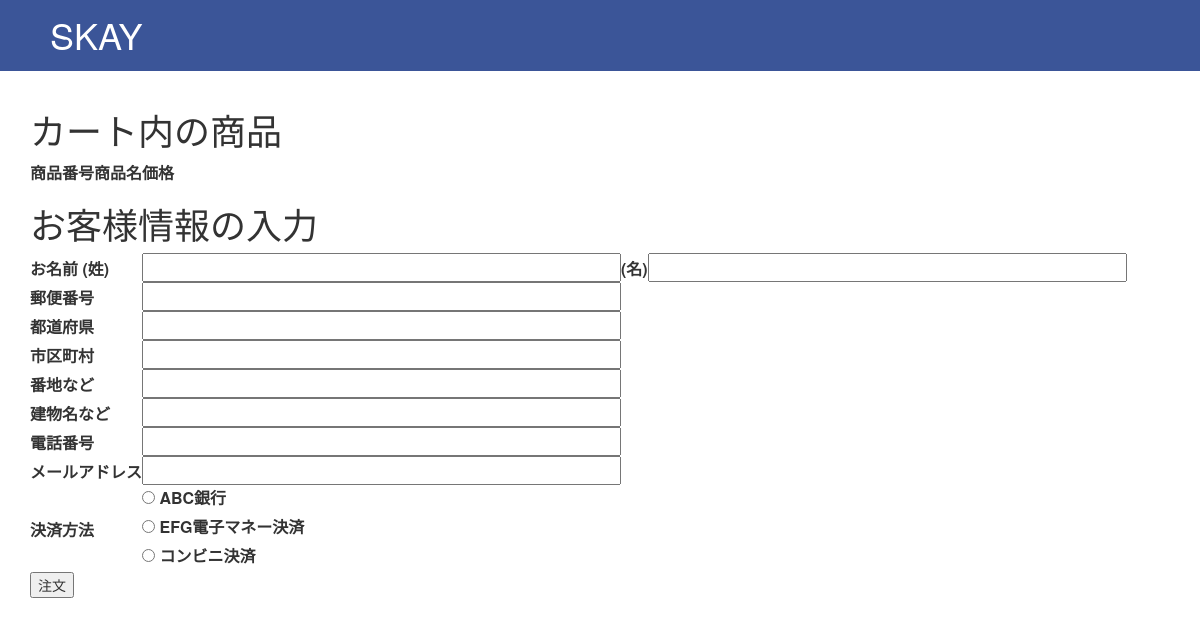
The page /ec/order/ on the database its author committed.
### ecommerce/models.py (models this page shows, shortened)
class Payment(models.Model):
    name = models.CharField("決済名", max_length=30)
    payment_type = models.CharField("決済種別", max_length=30)

### ecommerce/views.py (the view)
# urls.py: url(r'^ec/order/', views.order),
def order(request):
    if not request.session.has_key('cart'):
        request.session['cart'] = list()
    cart = request.session['cart']
    products = Product.objects.filter(id__in=cart)
    payments = get_list_or_404(Payment)
    return render(request, 'order.html', {'products': products, 'payments': payments})

### ecommerce/templates/order.html (shortened to what this page needs)
{% extends 'base.html' %}
{% block content %}
<h1>カート内の商品</h1>
<table>
    <tr>
        <th>商品番号</th>
        <th>商品名</th>
        <th>価格</th>
    </tr>
</table>
<h1>お客様情報の入力</h1>
<form action="../order_execute/" method="post">
<table>
    <tr>
        <th>お名前 (姓)</th>
        <td><input name="last_name" type="text" id="last_name" size="50"></td>
        <th>(名)</th>
        <td><input name="first_name" type="text" id="first_name" size="50"></td>
    </tr>
    <tr>
        <th>郵便番号</th>
        <td><input name="postal_code" type="text" id="postal_code" size="50"></td>
    </tr>
    <tr>
        <th>都道府県</th>
        <td><input name="prefecture" type="text" id="prefecture" size="50"></td>
    </tr>
    <tr>
        <th>市区町村</th>
        <td><input name="city" type="text" id="city" size="50"></td>
    </tr>
    <tr>
        <th>番地など</th>
        <td><input name="street1" type="text" id="street1" size="50"></td>
    </tr>
    <tr>
        <th>建物名など</th>
        <td><input name="street2" type="text" id="street2" size="50"></td>
    </tr>
    <tr>
        <th>電話番号</th>
        <td><input name="tel" type="text" id="tel" size="50"></td>
    </tr>
    <tr>
        <th>メールアドレス</th>
        <td><input name="email" type="text" id="email" size="50"></td>
    </tr>
    <tr>
        <th>決済方法</th>
        <td>
        {% for payment in payments %}
            <input type="radio" name="payment" id="payment_name" value="{{ payment.id }}" />
            <label for="payment_name">{{ payment.name }}</label><br />
        {% endfor %}
        </td>
    </tr>
</table>
<input type="submit" value="注文" />
</form>
{% endblock %}

### static/css/style.css (style rules this page uses)
body { margin: 0; padding: 0; }

### rows shown on the page
Payment: name "ABC銀行"
Payment: name "EFG電子マネー決済"
Payment: name "コンビニ決済"
